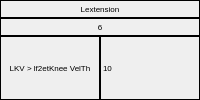
              <widget class="QFrame" name="Lextension_Frame">
               <property name="frameShape">
                <enum>QFrame::Shape::Box</enum>
               </property>
               <property name="frameShadow">
                <enum>QFrame::Shadow::Plain</enum>
               </property>
               <property name="lineWidth">
                <number>0</number>
               </property>
               <layout class="QHBoxLayout" name="horizontalLayout_19">
                <property name="spacing">
                 <number>0</number>
                </property>
                <property name="leftMargin">
                 <number>0</number>
                </property>
                <property name="topMargin">
                 <number>0</number>
                </property>
                <property name="rightMargin">
                 <number>0</number>
                </property>
                <property name="bottomMargin">
                 <number>0</number>
                </property>
                <item>
                 <layout class="QVBoxLayout" name="Lextension_verticalLayout">
                  <property name="spacing">
                   <number>0</number>
                  </property>
                  <item>
                   <widget class="QLabel" name="flag135_label">
                    <property name="minimumSize">
                     <size>
                      <width>0</width>
                      <height>18</height>
                     </size>
                    </property>
                    <property name="maximumSize">
                     <size>
                      <width>16777215</width>
                      <height>18</height>
                     </size>
                    </property>
                    <property name="font">
                     <font>
                      <pointsize>6</pointsize>
                     </font>
                    </property>
                    <property name="frameShape">
                     <enum>QFrame::Shape::Box</enum>
                    </property>
                    <property name="text">
                     <string>Lextension</string>
                    </property>
                    <property name="alignment">
                     <set>Qt::AlignmentFlag::AlignCenter</set>
                    </property>
                   </widget>
                  </item>
                  <item>
                   <widget class="QLabel" name="stateNumber6_label">
                    <property name="minimumSize">
                     <size>
                      <width>0</width>
                      <height>18</height>
                     </size>
                    </property>
                    <property name="maximumSize">
                     <size>
                      <width>16777215</width>
                      <height>18</height>
                     </size>
                    </property>
                    <property name="font">
                     <font>
                      <pointsize>6</pointsize>
                     </font>
                    </property>
                    <property name="frameShape">
                     <enum>QFrame::Shape::Box</enum>
                    </property>
                    <property name="text">
                     <string>6</string>
                    </property>
                    <property name="alignment">
                     <set>Qt::AlignmentFlag::AlignCenter</set>
                    </property>
                   </widget>
                  </item>
                  <item>
                   <layout class="QHBoxLayout" name="Lextension_Flag1_horizontalLayout">
                    <property name="spacing">
                     <number>0</number>
                    </property>
                    <item>
                     <widget class="QLabel" name="flag54_label">
                      <property name="maximumSize">
                       <size>
                        <width>16777215</width>
                        <height>1000</height>
                       </size>
                      </property>
                      <property name="font">
                       <font>
                        <pointsize>6</pointsize>
                       </font>
                      </property>
                      <property name="frameShape">
                       <enum>QFrame::Shape::Box</enum>
                      </property>
                      <property name="text">
                       <string>LKV &gt; lf2etKnee VelTh</string>
                      </property>
                      <property name="alignment">
                       <set>Qt::AlignmentFlag::AlignCenter</set>
                      </property>
                      <property name="wordWrap">
                       <bool>true</bool>
                      </property>
                     </widget>
                    </item>
                    <item>
                     <widget class="QLabel" name="label_5">
                      <property name="font">
                       <font>
                        <pointsize>6</pointsize>
                       </font>
                      </property>
                      <property name="frameShape">
                       <enum>QFrame::Shape::Box</enum>
                      </property>
                      <property name="text">
                       <string>10</string>
                      </property>
                     </widget>
                    </item>
                   </layout>
                  </item>
                 </layout>
                </item>
               </layout>
              </widget>
